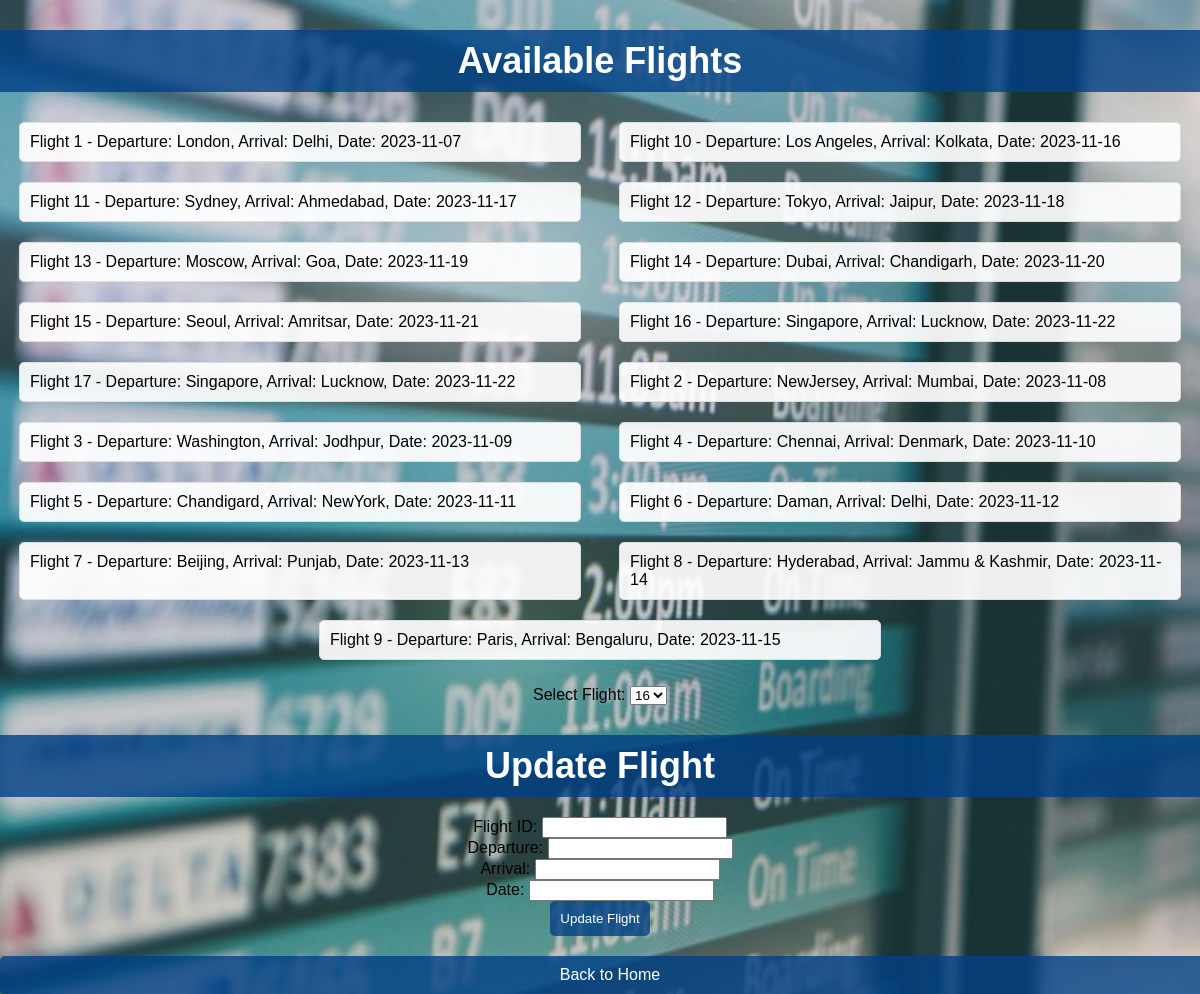
/flight.php, run on the app's committed database.
### tables this page shows
CREATE TABLE Flight (Flight_ID varchar(50) PRIMARY KEY, Departure varchar(50),Arrival varchar(50),Flight_date DATE,Route_ID INT,FOREIGN KEY (Route_ID) REFERENCES Route(Route_ID));

### flight.php (the view, shortened to what this page needs)
<!DOCTYPE html>
<html>
<head>
</head>
<body>
    <h2>Available Flights</h2>
    <ul>
        <?php
        include 'db_connect.php';
        $sql = "SELECT Flight_ID, Departure, Arrival, Flight_date FROM Flight";
        $result = $conn->query($sql);
        if ($result->num_rows > 0) {
            while ($row = $result->fetch_assoc()) {
                echo "<li>Flight {$row['Flight_ID']} - Departure: {$row['Departure']}, Arrival: {$row['Arrival']}, Date: {$row['Flight_date']}</li>";
            }
        } else {
            echo "<li>No flights available.</li>";
        }
        ?>
    </ul>
    <form action='update_flight.php' method='POST'>
        <label for='flight_select'>Select Flight:</label>
        <select name='flight_select'>
            <?php
            include 'db_connect.php';
            $sql = "SELECT Flight_ID FROM Flight";
            $result = $conn->query($sql);
            if ($result->num_rows > 0) {
                while ($row = $result->fetch_assoc()) {
                    echo "<option value='{$row['Flight_ID']}'>{$row['Flight_ID']}</option>";
                }
            } else {
                echo "<option value=''>No flights available</option>";
            }
            ?>
        </select>
        <h2>Update Flight</h2>
        <label for="flight_id">Flight ID:</label>
        <input type="text" name="flight_id" required><br>
        <label for="new_departure">Departure:</label>
        <input type="text" name="new_departure" required><br>
        <label for="new_arrival">Arrival:</label>
        <input type="text" name="new_arrival" required><br>
        <label for="new_date">Date:</label>
        <input type="text" name="new_date" required><br>
        <input type="submit" name="update" value="Update Flight">
    </form>
    <a href="home.php">Back to Home</a>
</body>
</html>

### flight.php (style rules this page uses)
body { font-family: Arial, sans-serif; background-image: url('availableflights.jpg'); background-size: cover; background-attachment: fixed; background-color: #f0f0f0; margin: 0; padding: 0; }
h2 { background-color: rgba(0, 64, 133, 0.8); color: #fff; padding: 10px; text-align: center; font-size: 36px; margin-bottom: 20px; }
ul { list-style-type: none; padding: 0; display: flex; justify-content: space-around; flex-wrap: wrap; }
li { background-color: rgba(255, 255, 255, 0.92); border: 1px solid #ddd; margin: 10px; padding: 10px; border-radius: 5px; width: 45%; }
form { margin-top: 10px; text-align: center; }
input[type="submit"] { background-color: rgba(0, 64, 133, 0.8); color: #fff; padding: 10px; border: none; border-radius: 5px; cursor: pointer; }
a { display: block; text-align: center; background-color: rgba(0, 64, 133, 0.8); color: #fff; padding: 10px; text-decoration: none; margin-top: 20px; display: inline-block; width: 100%; border-radius: 5px; }

### data on the page
flight: Flight_ID "1", Departure "London", Arrival "Delhi", Flight_date "2023-11-07"
flight: Flight_ID "10", Departure "Los Angeles", Arrival "Kolkata", Flight_date "2023-11-16"
flight: Flight_ID "11", Departure "Sydney", Arrival "Ahmedabad", Flight_date "2023-11-17"
flight: Flight_ID "12", Departure "Tokyo", Arrival "Jaipur", Flight_date "2023-11-18"
flight: Flight_ID "13", Departure "Moscow", Arrival "Goa", Flight_date "2023-11-19"
flight: Flight_ID "14", Departure "Dubai", Arrival "Chandigarh", Flight_date "2023-11-20"
flight: Flight_ID "15", Departure "Seoul", Arrival "Amritsar", Flight_date "2023-11-21"
flight: Flight_ID "16", Departure "Singapore", Arrival "Lucknow", Flight_date "2023-11-22"
flight: Flight_ID "17", Departure "Singapore", Arrival "Lucknow", Flight_date "2023-11-22"
flight: Flight_ID "2", Departure "NewJersey", Arrival "Mumbai", Flight_date "2023-11-08"
flight: Flight_ID "3", Departure "Washington", Arrival "Jodhpur", Flight_date "2023-11-09"
flight: Flight_ID "4", Departure "Chennai", Arrival "Denmark", Flight_date "2023-11-10"
flight: Flight_ID "5", Departure "Chandigard", Arrival "NewYork", Flight_date "2023-11-11"
flight: Flight_ID "6", Departure "Daman", Arrival "Delhi", Flight_date "2023-11-12"
flight: Flight_ID "7", Departure "Beijing", Arrival "Punjab", Flight_date "2023-11-13"
flight: Flight_ID "8", Departure "Hyderabad", Arrival "Jammu & Kashmir", Flight_date "2023-11-14"
flight: Flight_ID "9", Departure "Paris", Arrival "Bengaluru", Flight_date "2023-11-15"

### other printed values
form field flight_select "16"
